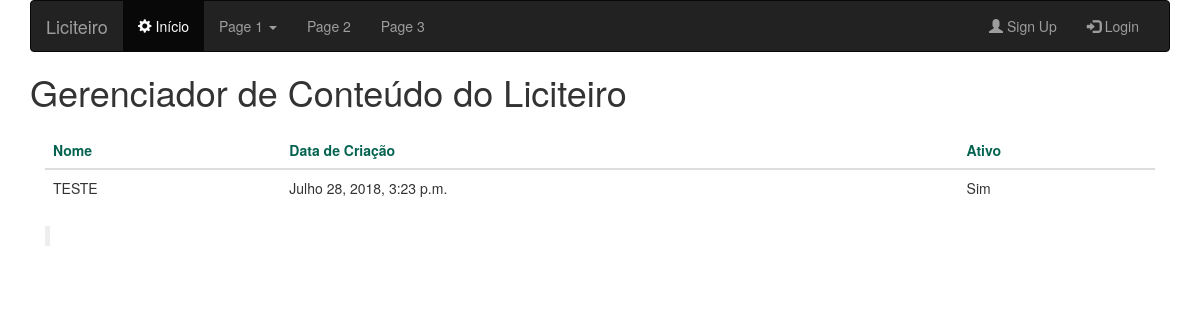
The app's page /item_categoria_arquivos/1/, older data.
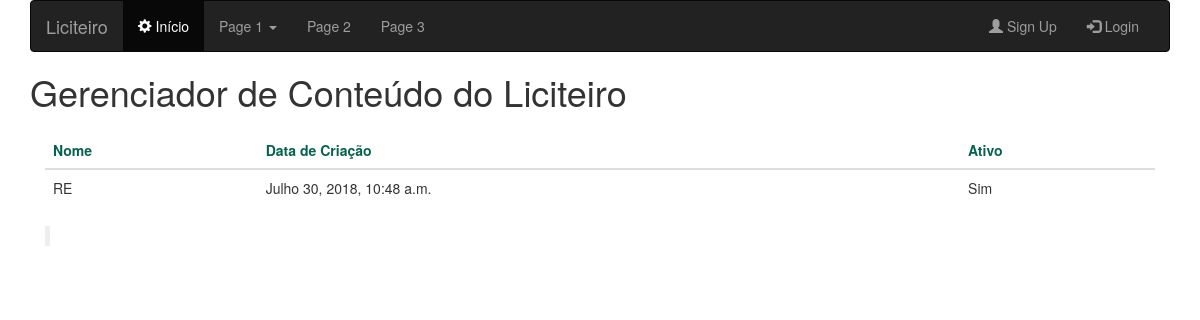
The same page, newer data.
### app_categoria_arquivos/models.py (models this page shows, shortened)
class Categoria_Arquivos(models.Model):
	nome = models.CharField(max_length = 300)
	data_criacao = models.DateTimeField(auto_now= True)
	ativo = models.BooleanField()
	class Meta:
		verbose_name_plural = "Categorias de Arquivos"

### app_categoria_arquivos/views.py (the view)
# urls.py: url(r'^item_categoria_arquivos/(?P<nr_item>\d+)/$',item_categorias_arquivos),
def item_categorias_arquivos(request, nr_item):
  try:
    item = Categoria_Arquivos.objects.get(pk = nr_item)
  except:
    raise Http404('Sem Registro!')
  return render(request, "app_categoria_arquivos/item_categoria_arquivos.html", {'item': item})

### templates/app_categoria_arquivos/item_categoria_arquivos.html (shortened to what this page needs)
{% extends "base.html" %}
{% block conteudo %}
	<div class="col-md-9 col-sm-9" style="width: 100%;">
		<div class="table-responsive">
			<table class="table">
		    <thead>
		      <tr style="color: #046350;">
		      	 <th>Nome </th>
		         <th>Data de Criação</th>
		         <th>Ativo</th>
		       </tr>
		      </thead>
		        <tbody>
		       <tr>
                   <td>{{ item.nome|upper }}</td>
		        <td>{{ item.data_criacao }}</td>
                   <td>{% if item.ativo %}Sim {% else %}Não{% endif %}</td>
		      </tr>
		    </tbody>
		  </table>
		</div>
	</div>
	<div class="col-sm-6 col-md-6">
  	<blockquote>{{item.observacoes}}</blockquote>
	</div>
{% endblock %}

Row changes from the older to the newer data that the page shows:
changed Categoria_Arquivos: nome "TESTE" → "RE"; data_criacao "Julho 28, 2018, 3:23 p.m." → "Julho 30, 2018, 10:48 a.m."
